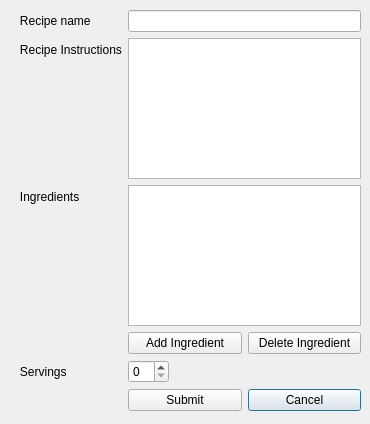
<?xml version="1.0" encoding="UTF-8"?>
<ui version="4.0">
 <class>addRecipeDialog</class>
 <widget class="QDialog" name="addRecipeDialog">
  <property name="geometry">
   <rect>
    <x>0</x>
    <y>0</y>
    <width>370</width>
    <height>424</height>
   </rect>
  </property>
  <property name="windowTitle">
   <string>Add New Recipe</string>
  </property>
  <widget class="QWidget" name="formLayoutWidget">
   <property name="geometry">
    <rect>
     <x>10</x>
     <y>10</y>
     <width>351</width>
     <height>401</height>
    </rect>
   </property>
   <layout class="QFormLayout" name="formLayout_2">
    <item row="0" column="0">
     <widget class="QLabel" name="label">
      <property name="text">
       <string>   Recipe name</string>
      </property>
     </widget>
    </item>
    <item row="0" column="1">
     <widget class="QLineEdit" name="lineEdit">
      <property name="focusPolicy">
       <enum>Qt::StrongFocus</enum>
      </property>
     </widget>
    </item>
    <item row="1" column="0">
     <widget class="QLabel" name="label_2">
      <property name="text">
       <string>   Recipe Instructions</string>
      </property>
     </widget>
    </item>
    <item row="1" column="1">
     <widget class="QTextEdit" name="textEdit">
      <property name="focusPolicy">
       <enum>Qt::StrongFocus</enum>
      </property>
     </widget>
    </item>
    <item row="2" column="0">
     <widget class="QLabel" name="label_4">
      <property name="text">
       <string>   Ingredients</string>
      </property>
     </widget>
    </item>
    <item row="2" column="1">
     <widget class="QListWidget" name="listWidget">
      <property name="focusPolicy">
       <enum>Qt::StrongFocus</enum>
      </property>
     </widget>
    </item>
    <item row="3" column="1">
     <layout class="QHBoxLayout" name="horizontalLayout_4">
      <item>
       <widget class="QPushButton" name="pushButton_3">
        <property name="focusPolicy">
         <enum>Qt::StrongFocus</enum>
        </property>
        <property name="toolTip">
         <string>Open Add Recipe Dialog</string>
        </property>
        <property name="text">
         <string>Add Ingredient</string>
        </property>
       </widget>
      </item>
      <item>
       <widget class="QPushButton" name="pushButton_4">
        <property name="focusPolicy">
         <enum>Qt::StrongFocus</enum>
        </property>
        <property name="toolTip">
         <string>Delete the selected ingredient</string>
        </property>
        <property name="text">
         <string>Delete Ingredient</string>
        </property>
       </widget>
      </item>
     </layout>
    </item>
    <item row="4" column="0">
     <widget class="QLabel" name="label_3">
      <property name="text">
       <string>   Servings</string>
      </property>
     </widget>
    </item>
    <item row="4" column="1">
     <layout class="QHBoxLayout" name="horizontalLayout_3">
      <item>
       <widget class="QSpinBox" name="spinBox">
        <property name="focusPolicy">
         <enum>Qt::StrongFocus</enum>
        </property>
       </widget>
      </item>
      <item>
       <spacer name="horizontalSpacer">
        <property name="orientation">
         <enum>Qt::Horizontal</enum>
        </property>
        <property name="sizeHint" stdset="0">
         <size>
          <width>40</width>
          <height>20</height>
         </size>
        </property>
       </spacer>
      </item>
     </layout>
    </item>
    <item row="6" column="1">
     <layout class="QHBoxLayout" name="horizontalLayout_2">
      <item>
       <widget class="QPushButton" name="pushButton">
        <property name="focusPolicy">
         <enum>Qt::StrongFocus</enum>
        </property>
        <property name="text">
         <string>Submit</string>
        </property>
       </widget>
      </item>
      <item>
       <widget class="QPushButton" name="pushButton_2">
        <property name="focusPolicy">
         <enum>Qt::StrongFocus</enum>
        </property>
        <property name="text">
         <string>Cancel</string>
        </property>
        <property name="default">
         <bool>true</bool>
        </property>
       </widget>
      </item>
     </layout>
    </item>
   </layout>
  </widget>
 </widget>
 <tabstops>
  <tabstop>pushButton_2</tabstop>
  <tabstop>pushButton</tabstop>
  <tabstop>spinBox</tabstop>
  <tabstop>textEdit</tabstop>
  <tabstop>listWidget</tabstop>
  <tabstop>lineEdit</tabstop>
 </tabstops>
 <resources/>
 <connections>
  <connection>
   <sender>pushButton_4</sender>
   <signal>clicked()</signal>
   <receiver>listWidget</receiver>
   <slot>clearSelection()</slot>
   <hints>
    <hint type="sourcelabel">
     <x>252</x>
     <y>337</y>
    </hint>
    <hint type="destinationlabel">
     <x>255</x>
     <y>269</y>
    </hint>
   </hints>
  </connection>
 </connections>
</ui>
